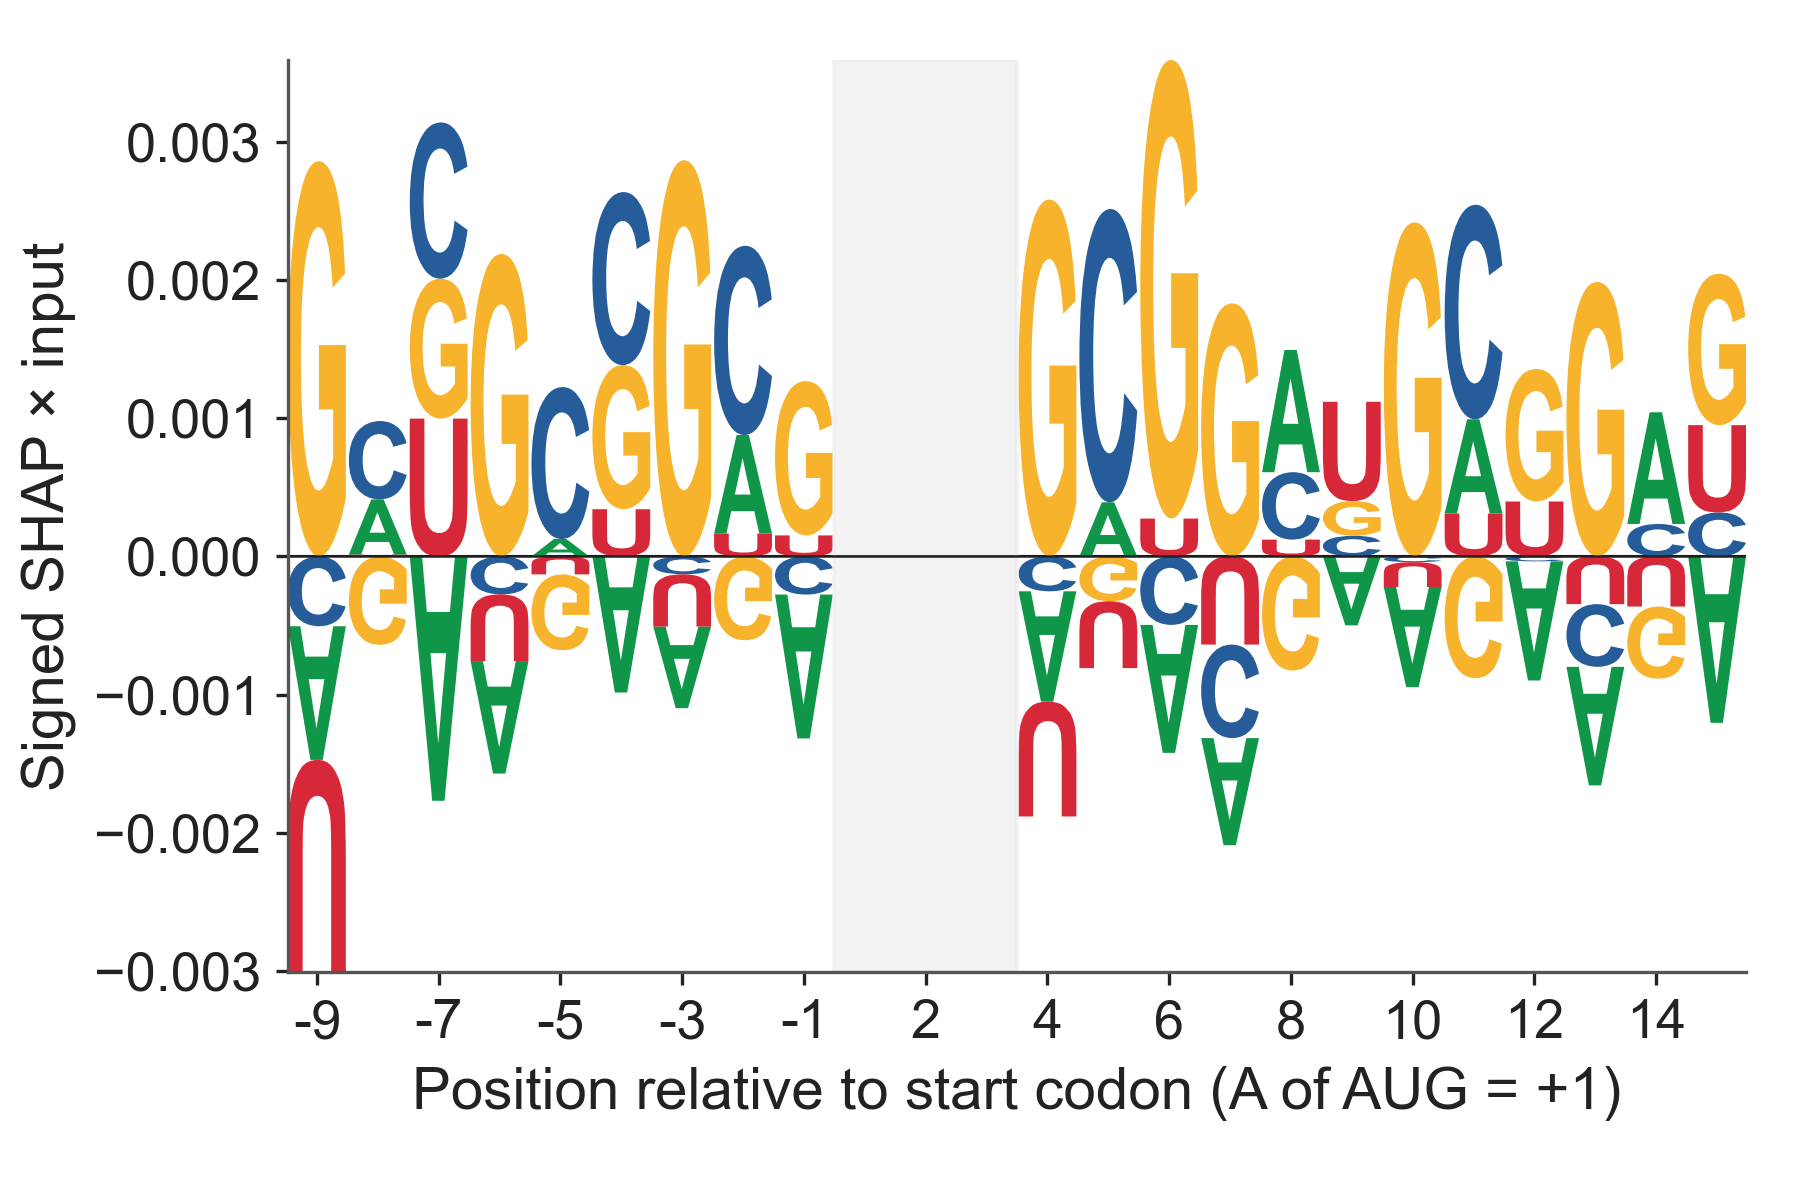

Recreate this plot in Python.
"""
Figure 5 Panel E — Per-nucleotide signed SHAP × input around the start
codon, NMD class. Built natively from the joint DeepSHAP motif logo TSV.

Data:
  data/motif_logo_atg_joint_atg500_stop500.tsv
    Columns: relative_position, channel, nmd_mean_contrib,
             ctrl_mean_contrib, nmd_freq, ctrl_freq, n_nmd, n_ctrl
    Source: scripts/export_joint_motif_logos.py in the model repo
            (5 DeepSHAP runs pooled; n_test = 2,268 NMD + 7,863 Control).

Coordinate system in the TSV: relative_position 0 is the middle nucleotide
of the start codon. Mapping to canonical Kozak coordinates (A of ATG = +1):
   TSV pos      Kozak pos      Identity
   −1           +1             A (always)
    0           +2             T (always)  ← relative_position = 0
   +1           +3             G (always)
   −2           −1             variable
   −3           −2             variable
   −4           −3             variable (canonical purine)
   +2           +4             variable (canonical G)

Letter height = nmd_mean_contrib (signed SHAP × input averaged across
NMD test isoforms). Positive (above zero) = pushes prediction toward
NMD; negative (below zero) = pushes away from NMD. The three invariant
ATG positions (−1, 0, +1 in TSV coords) have zero attribution by
construction (one-hot inputs identical across all isoforms) and are
shaded with a light box marking the start codon.

Style overlay: publication composite cell, no in-panel title, validator-
clean, 6 × 4 cell at 1.5:1 aspect.
"""

import sys
from pathlib import Path

import logomaker
import matplotlib.pyplot as plt
import pandas as pd

HERE = Path(__file__).resolve()
LIB = HERE.parents[2] / "lib"
sys.path.insert(0, str(LIB))

from ggplot_style import (
    apply_ggplot_rcparams,
    assert_text_within_canvas,
    TITLE_C,
    AXIS_C,
)
apply_ggplot_rcparams()

# Panel-local font sizes bumped from the shim defaults for composite readability
# (the composite is 22 in wide; body ticks below ~13 pt read too small).
AXIS_FS = 14
TICK_FS = 13

DATA = HERE.parent / "data" / "motif_logo_atg_joint_atg500_stop500.tsv"

WINDOW_LEFT  = -10        # TSV-coordinate window for the panel
WINDOW_RIGHT = +13
NUC_COLORS = {
    "A": "#109648",   # green
    "C": "#255C99",   # blue
    "G": "#F7B32B",   # gold
    "U": "#D62839",   # red — RNA notation; data column is "T", display as "U"
}


def load_letter_heights(class_col: str = "nmd_mean_contrib") -> pd.DataFrame:
    """Build a logomaker-compatible matrix (rows = positions, cols = A/C/G/U)
    of signed SHAP × input contributions for the chosen class column.

    The TSV stores the channel as DNA letter "T"; we relabel to RNA letter
    "U" here so all downstream figure annotations use RNA notation.
    """
    df = pd.read_csv(DATA, sep="\t")
    df = df[df["channel"].isin(["A", "C", "G", "T"])]
    df = df[(df["relative_position"] >= WINDOW_LEFT) &
            (df["relative_position"] <= WINDOW_RIGHT)]
    matrix = df.pivot(index="relative_position", columns="channel",
                      values=class_col).fillna(0.0)
    matrix = matrix.rename(columns={"T": "U"})
    matrix = matrix[["A", "C", "G", "U"]]
    return matrix


def build_figure():
    mat = load_letter_heights("nmd_mean_contrib")

    fig, ax = plt.subplots(figsize=(6, 4))
    # Plain white axes with a bottom + left spine — no panel bg, no gridlines.
    ax.set_facecolor("white")
    for side in ("top", "right"):
        ax.spines[side].set_visible(False)
    for side in ("bottom", "left"):
        ax.spines[side].set_color(AXIS_C)
        ax.spines[side].set_linewidth(0.8)
    ax.tick_params(axis="both", length=3, colors=TITLE_C)

    logo = logomaker.Logo(
        mat, ax=ax,
        color_scheme={"A": NUC_COLORS["A"], "C": NUC_COLORS["C"],
                      "G": NUC_COLORS["G"], "U": NUC_COLORS["U"]},
        flip_below=True,
        font_name="Arial",
        stack_order="big_on_top",
    )

    # Shade the three start-codon positions (-1, 0, +1 in TSV coords)
    ax.axvspan(-1.5, 1.5, color="#EAEAEA", alpha=0.55, zorder=1)

    # Zero baseline
    ax.axhline(0, color=TITLE_C, linewidth=0.6, zorder=2)

    # X-axis: convert TSV positions to codon-relative coordinates. Same
    # convention as Panel F: no position 0, first nt of codon = +1.
    #   TSV ≥ −1 (start codon and downstream): pos = TSV + 2
    #   TSV ≤ −2 (upstream):                   pos = TSV + 1
    def tsv_to_pos(p):
        return p + 2 if p >= -1 else p + 1

    visible_ticks_tsv = list(range(WINDOW_LEFT, WINDOW_RIGHT + 1, 2))
    ax.set_xticks(visible_ticks_tsv)
    ax.set_xticklabels([tsv_to_pos(p) for p in visible_ticks_tsv],
                       fontsize=TICK_FS, color=TITLE_C)
    ax.set_xlabel("Position relative to start codon (A of AUG = +1)",
                  fontsize=AXIS_FS, color=TITLE_C)

    ax.set_ylabel("Signed SHAP × input", fontsize=AXIS_FS, color=TITLE_C)
    ax.tick_params(axis="y", labelsize=TICK_FS, colors=TITLE_C)

    # Tight margins for composite use
    fig.subplots_adjust(left=0.16, right=0.97, bottom=0.19, top=0.95)
    return fig


def main():
    fig = build_figure()

    try:
        from validate_figure_layout import validate_figure_layout
        validate_figure_layout(fig, fig.axes[0], verbose=True)
    except Exception as e:
        print(f"[validator] non-fatal: {e}")

    assert_text_within_canvas(fig)

    out = HERE.parent / "figure5_panelE_atg_logo"
    fig.savefig(f"{out}.pdf", facecolor="white")
    fig.savefig(f"{out}.png", dpi=300, facecolor="white")
    print(f"Saved: {out}.pdf and .png")


if __name__ == "__main__":
    main()
